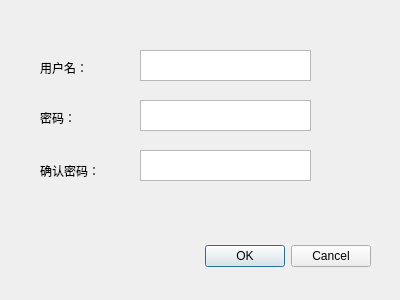
<?xml version="1.0" encoding="UTF-8"?>
<ui version="4.0">
 <class>Dialog_NewUser</class>
 <widget class="QDialog" name="Dialog_NewUser">
  <property name="geometry">
   <rect>
    <x>0</x>
    <y>0</y>
    <width>400</width>
    <height>300</height>
   </rect>
  </property>
  <property name="windowTitle">
   <string>Dialog</string>
  </property>
  <widget class="QDialogButtonBox" name="buttonBox">
   <property name="geometry">
    <rect>
     <x>30</x>
     <y>240</y>
     <width>341</width>
     <height>32</height>
    </rect>
   </property>
   <property name="orientation">
    <enum>Qt::Horizontal</enum>
   </property>
   <property name="standardButtons">
    <set>QDialogButtonBox::Cancel|QDialogButtonBox::Ok</set>
   </property>
  </widget>
  <widget class="QLabel" name="label">
   <property name="geometry">
    <rect>
     <x>40</x>
     <y>60</y>
     <width>68</width>
     <height>15</height>
    </rect>
   </property>
   <property name="text">
    <string>用户名：</string>
   </property>
  </widget>
  <widget class="QLabel" name="label_2">
   <property name="geometry">
    <rect>
     <x>40</x>
     <y>110</y>
     <width>68</width>
     <height>15</height>
    </rect>
   </property>
   <property name="text">
    <string>密码：</string>
   </property>
  </widget>
  <widget class="QLabel" name="label_3">
   <property name="geometry">
    <rect>
     <x>40</x>
     <y>160</y>
     <width>81</width>
     <height>21</height>
    </rect>
   </property>
   <property name="text">
    <string>确认密码：</string>
   </property>
  </widget>
  <widget class="QTextEdit" name="username">
   <property name="geometry">
    <rect>
     <x>140</x>
     <y>50</y>
     <width>171</width>
     <height>31</height>
    </rect>
   </property>
  </widget>
  <widget class="QTextEdit" name="psw1">
   <property name="geometry">
    <rect>
     <x>140</x>
     <y>100</y>
     <width>171</width>
     <height>31</height>
    </rect>
   </property>
  </widget>
  <widget class="QTextEdit" name="psw2">
   <property name="geometry">
    <rect>
     <x>140</x>
     <y>150</y>
     <width>171</width>
     <height>31</height>
    </rect>
   </property>
  </widget>
 </widget>
 <resources/>
 <connections>
  <connection>
   <sender>buttonBox</sender>
   <signal>accepted()</signal>
   <receiver>Dialog_NewUser</receiver>
   <slot>accept()</slot>
   <hints>
    <hint type="sourcelabel">
     <x>248</x>
     <y>254</y>
    </hint>
    <hint type="destinationlabel">
     <x>157</x>
     <y>274</y>
    </hint>
   </hints>
  </connection>
  <connection>
   <sender>buttonBox</sender>
   <signal>rejected()</signal>
   <receiver>Dialog_NewUser</receiver>
   <slot>reject()</slot>
   <hints>
    <hint type="sourcelabel">
     <x>316</x>
     <y>260</y>
    </hint>
    <hint type="destinationlabel">
     <x>286</x>
     <y>274</y>
    </hint>
   </hints>
  </connection>
 </connections>
</ui>
